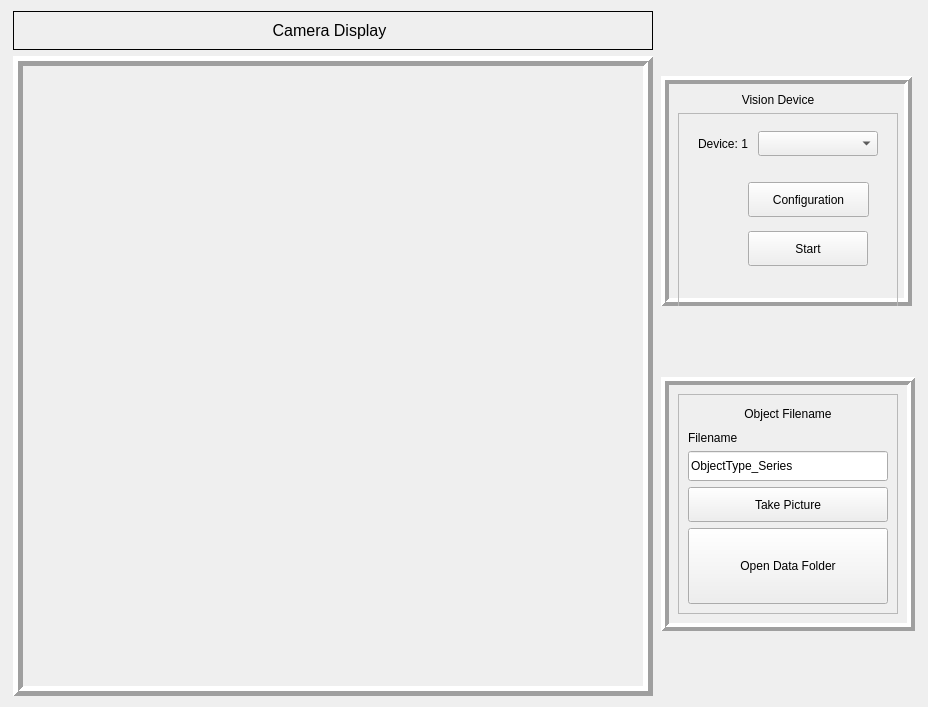
      <widget class="QWidget" name="tab">
       <property name="minimumSize">
        <size>
         <width>0</width>
         <height>0</height>
        </size>
       </property>
       <property name="maximumSize">
        <size>
         <width>1920</width>
         <height>1200</height>
        </size>
       </property>
       <attribute name="title">
        <string>Vision Sensor</string>
       </attribute>
       <layout class="QGridLayout" name="gridLayout">
        <item row="0" column="1" rowspan="3">
         <layout class="QVBoxLayout" name="verticalLayout_22">
          <item>
           <widget class="QFrame" name="frame_7">
            <property name="maximumSize">
             <size>
              <width>251</width>
              <height>230</height>
             </size>
            </property>
            <property name="autoFillBackground">
             <bool>true</bool>
            </property>
            <property name="frameShape">
             <enum>QFrame::Box</enum>
            </property>
            <property name="frameShadow">
             <enum>QFrame::Raised</enum>
            </property>
            <property name="lineWidth">
             <number>4</number>
            </property>
            <layout class="QVBoxLayout" name="verticalLayout_21">
             <item>
              <layout class="QVBoxLayout" name="verticalLayout_15">
               <item>
                <widget class="QLabel" name="label_13">
                 <property name="maximumSize">
                  <size>
                   <width>200</width>
                   <height>15</height>
                  </size>
                 </property>
                 <property name="text">
                  <string>Vision Device</string>
                 </property>
                 <property name="alignment">
                  <set>Qt::AlignCenter</set>
                 </property>
                </widget>
               </item>
               <item>
                <widget class="QFrame" name="frame_15">
                 <property name="sizePolicy">
                  <sizepolicy hsizetype="Minimum" vsizetype="Minimum">
                   <horstretch>0</horstretch>
                   <verstretch>0</verstretch>
                  </sizepolicy>
                 </property>
                 <property name="minimumSize">
                  <size>
                   <width>220</width>
                   <height>200</height>
                  </size>
                 </property>
                 <property name="maximumSize">
                  <size>
                   <width>1920</width>
                   <height>1200</height>
                  </size>
                 </property>
                 <property name="frameShape">
                  <enum>QFrame::StyledPanel</enum>
                 </property>
                 <property name="frameShadow">
                  <enum>QFrame::Raised</enum>
                 </property>
                 <widget class="QWidget" name="layoutWidget">
                  <property name="geometry">
                   <rect>
                    <x>70</x>
                    <y>60</y>
                    <width>131</width>
                    <height>103</height>
                   </rect>
                  </property>
                  <layout class="QVBoxLayout" name="verticalLayout_11">
                   <property name="spacing">
                    <number>5</number>
                   </property>
                   <item>
                    <widget class="QPushButton" name="camConfig">
                     <property name="sizePolicy">
                      <sizepolicy hsizetype="Expanding" vsizetype="Expanding">
                       <horstretch>0</horstretch>
                       <verstretch>0</verstretch>
                      </sizepolicy>
                     </property>
                     <property name="maximumSize">
                      <size>
                       <width>121</width>
                       <height>35</height>
                      </size>
                     </property>
                     <property name="text">
                      <string>Configuration</string>
                     </property>
                    </widget>
                   </item>
                   <item>
                    <widget class="QPushButton" name="startButton_2">
                     <property name="sizePolicy">
                      <sizepolicy hsizetype="MinimumExpanding" vsizetype="MinimumExpanding">
                       <horstretch>0</horstretch>
                       <verstretch>0</verstretch>
                      </sizepolicy>
                     </property>
                     <property name="maximumSize">
                      <size>
                       <width>120</width>
                       <height>35</height>
                      </size>
                     </property>
                     <property name="text">
                      <string>Start</string>
                     </property>
                    </widget>
                   </item>
                  </layout>
                 </widget>
                 <widget class="QWidget" name="layoutWidget">
                  <property name="geometry">
                   <rect>
                    <x>20</x>
                    <y>10</y>
                    <width>182</width>
                    <height>41</height>
                   </rect>
                  </property>
                  <layout class="QHBoxLayout" name="horizontalLayout_19">
                   <property name="spacing">
                    <number>0</number>
                   </property>
                   <property name="topMargin">
                    <number>0</number>
                   </property>
                   <item>
                    <widget class="QLabel" name="deviceSelected">
                     <property name="sizePolicy">
                      <sizepolicy hsizetype="Minimum" vsizetype="Minimum">
                       <horstretch>0</horstretch>
                       <verstretch>0</verstretch>
                      </sizepolicy>
                     </property>
                     <property name="maximumSize">
                      <size>
                       <width>60</width>
                       <height>25</height>
                      </size>
                     </property>
                     <property name="text">
                      <string>Device: 1</string>
                     </property>
                    </widget>
                   </item>
                   <item>
                    <widget class="QComboBox" name="cameraSelect">
                     <property name="sizePolicy">
                      <sizepolicy hsizetype="Minimum" vsizetype="Minimum">
                       <horstretch>0</horstretch>
                       <verstretch>0</verstretch>
                      </sizepolicy>
                     </property>
                     <property name="minimumSize">
                      <size>
                       <width>120</width>
                       <height>25</height>
                      </size>
                     </property>
                     <property name="maximumSize">
                      <size>
                       <width>80</width>
                       <height>25</height>
                      </size>
                     </property>
                    </widget>
                   </item>
                  </layout>
                 </widget>
                </widget>
               </item>
              </layout>
             </item>
            </layout>
           </widget>
          </item>
          <item>
           <widget class="QFrame" name="frame_3">
            <property name="sizePolicy">
             <sizepolicy hsizetype="Minimum" vsizetype="Minimum">
              <horstretch>0</horstretch>
              <verstretch>0</verstretch>
             </sizepolicy>
            </property>
            <property name="minimumSize">
             <size>
              <width>260</width>
              <height>280</height>
             </size>
            </property>
            <property name="maximumSize">
             <size>
              <width>1920</width>
              <height>1200</height>
             </size>
            </property>
            <property name="autoFillBackground">
             <bool>true</bool>
            </property>
            <property name="frameShape">
             <enum>QFrame::Box</enum>
            </property>
            <property name="frameShadow">
             <enum>QFrame::Raised</enum>
            </property>
            <property name="lineWidth">
             <number>4</number>
            </property>
            <layout class="QVBoxLayout" name="verticalLayout_19" stretch="0">
             <property name="sizeConstraint">
              <enum>QLayout::SetMinAndMaxSize</enum>
             </property>
             <item>
              <layout class="QVBoxLayout" name="verticalLayout_8">
               <property name="spacing">
                <number>0</number>
               </property>
               <item>
                <widget class="QFrame" name="frame_10">
                 <property name="sizePolicy">
                  <sizepolicy hsizetype="Fixed" vsizetype="Fixed">
                   <horstretch>0</horstretch>
                   <verstretch>0</verstretch>
                  </sizepolicy>
                 </property>
                 <property name="maximumSize">
                  <size>
                   <width>220</width>
                   <height>220</height>
                  </size>
                 </property>
                 <property name="frameShape">
                  <enum>QFrame::StyledPanel</enum>
                 </property>
                 <property name="frameShadow">
                  <enum>QFrame::Raised</enum>
                 </property>
                 <layout class="QVBoxLayout" name="verticalLayout_13">
                  <item>
                   <widget class="QLabel" name="label_12">
                    <property name="maximumSize">
                     <size>
                      <width>200</width>
                      <height>20</height>
                     </size>
                    </property>
                    <property name="text">
                     <string>Object Filename</string>
                    </property>
                    <property name="alignment">
                     <set>Qt::AlignCenter</set>
                    </property>
                   </widget>
                  </item>
                  <item>
                   <layout class="QVBoxLayout" name="verticalLayout_17">
                    <item>
                     <widget class="QLabel" name="label_5">
                      <property name="maximumSize">
                       <size>
                        <width>200</width>
                        <height>15</height>
                       </size>
                      </property>
                      <property name="text">
                       <string>Filename </string>
                      </property>
                     </widget>
                    </item>
                    <item>
                     <widget class="QLineEdit" name="fileName">
                      <property name="maximumSize">
                       <size>
                        <width>300</width>
                        <height>30</height>
                       </size>
                      </property>
                      <property name="text">
                       <string>ObjectType_Series</string>
                      </property>
                     </widget>
                    </item>
                   </layout>
                  </item>
                  <item>
                   <layout class="QGridLayout" name="gridLayout_9">
                    <item row="1" column="0">
                     <widget class="QPushButton" name="open_folder_2">
                      <property name="sizePolicy">
                       <sizepolicy hsizetype="Preferred" vsizetype="Preferred">
                        <horstretch>0</horstretch>
                        <verstretch>0</verstretch>
                       </sizepolicy>
                      </property>
                      <property name="minimumSize">
                       <size>
                        <width>150</width>
                        <height>35</height>
                       </size>
                      </property>
                      <property name="maximumSize">
                       <size>
                        <width>3028</width>
                        <height>2400</height>
                       </size>
                      </property>
                      <property name="text">
                       <string>Open Data Folder</string>
                      </property>
                     </widget>
                    </item>
                    <item row="0" column="0">
                     <widget class="QPushButton" name="snapButton">
                      <property name="sizePolicy">
                       <sizepolicy hsizetype="Preferred" vsizetype="Preferred">
                        <horstretch>0</horstretch>
                        <verstretch>0</verstretch>
                       </sizepolicy>
                      </property>
                      <property name="minimumSize">
                       <size>
                        <width>150</width>
                        <height>35</height>
                       </size>
                      </property>
                      <property name="maximumSize">
                       <size>
                        <width>3028</width>
                        <height>35</height>
                       </size>
                      </property>
                      <property name="text">
                       <string>Take Picture</string>
                      </property>
                     </widget>
                    </item>
                   </layout>
                  </item>
                 </layout>
                </widget>
               </item>
              </layout>
             </item>
            </layout>
           </widget>
          </item>
         </layout>
        </item>
        <item row="0" column="0" rowspan="3">
         <layout class="QVBoxLayout" name="verticalLayout_10">
          <property name="leftMargin">
           <number>0</number>
          </property>
          <item>
           <widget class="QFrame" name="frame_9">
            <property name="minimumSize">
             <size>
              <width>0</width>
              <height>0</height>
             </size>
            </property>
            <property name="maximumSize">
             <size>
              <width>640</width>
              <height>40</height>
             </size>
            </property>
            <property name="layoutDirection">
             <enum>Qt::LeftToRight</enum>
            </property>
            <property name="frameShape">
             <enum>QFrame::Box</enum>
            </property>
            <property name="frameShadow">
             <enum>QFrame::Plain</enum>
            </property>
            <property name="lineWidth">
             <number>1</number>
            </property>
            <layout class="QVBoxLayout" name="verticalLayout_12">
             <item>
              <widget class="QLabel" name="label_2">
               <property name="minimumSize">
                <size>
                 <width>0</width>
                 <height>0</height>
                </size>
               </property>
               <property name="maximumSize">
                <size>
                 <width>613</width>
                 <height>30</height>
                </size>
               </property>
               <property name="font">
                <font>
                 <pointsize>12</pointsize>
                </font>
               </property>
               <property name="text">
                <string>Camera Display</string>
               </property>
               <property name="alignment">
                <set>Qt::AlignCenter</set>
               </property>
              </widget>
             </item>
            </layout>
           </widget>
          </item>
          <item>
           <widget class="QFrame" name="frame">
            <property name="minimumSize">
             <size>
              <width>640</width>
              <height>640</height>
             </size>
            </property>
            <property name="maximumSize">
             <size>
              <width>640</width>
              <height>640</height>
             </size>
            </property>
            <property name="autoFillBackground">
             <bool>true</bool>
            </property>
            <property name="frameShape">
             <enum>QFrame::Box</enum>
            </property>
            <property name="frameShadow">
             <enum>QFrame::Raised</enum>
            </property>
            <property name="lineWidth">
             <number>5</number>
            </property>
            <property name="midLineWidth">
             <number>0</number>
            </property>
           </widget>
          </item>
         </layout>
        </item>
       </layout>
      </widget>
